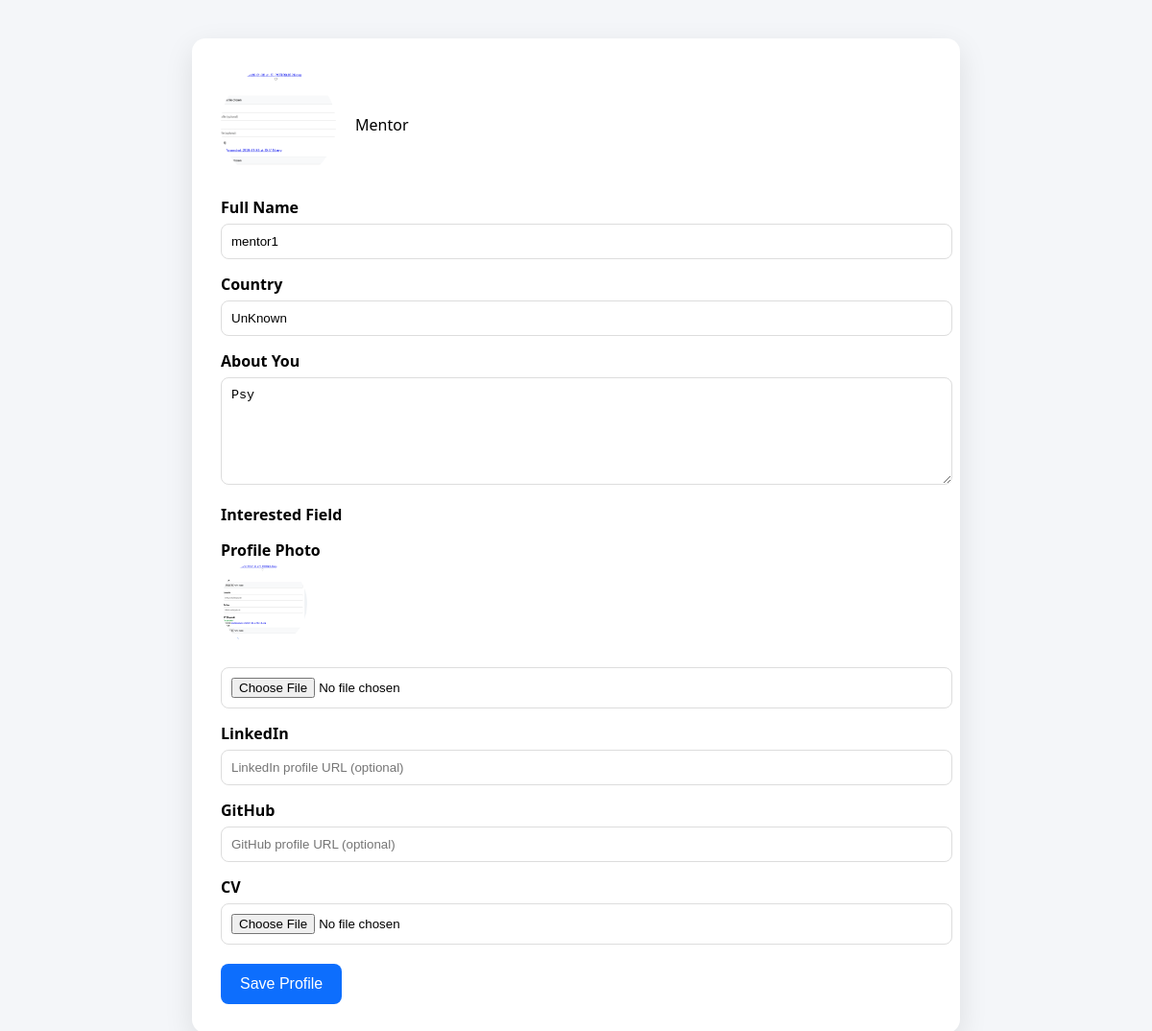
The page /mentor/profile/ (signed in) on the database as committed earlier.
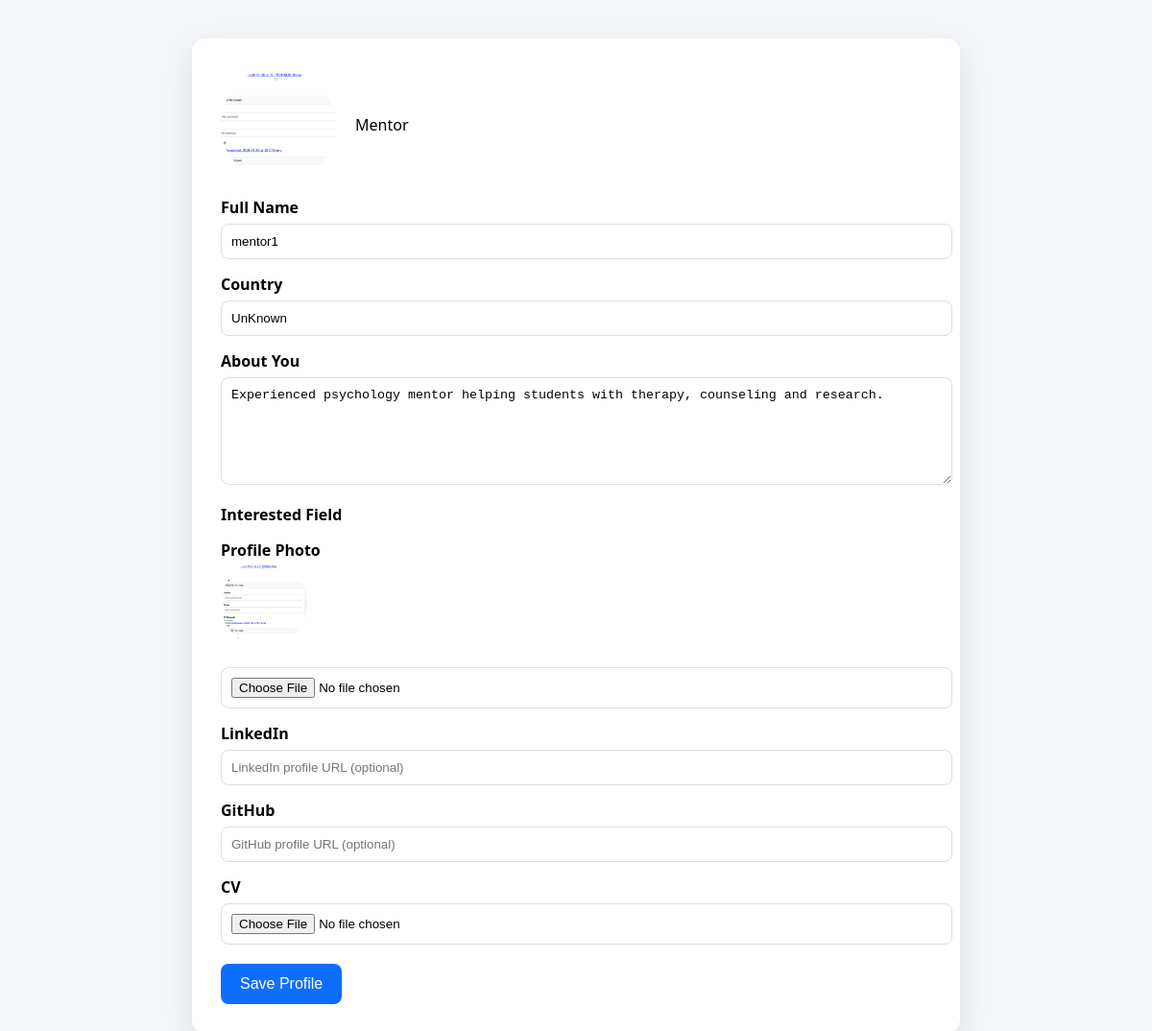
The same page on the database as committed later.
### core/models.py (models this page shows, shortened)
class Mentor(models.Model):
    user = models.OneToOneField(User, on_delete=models.CASCADE, related_name="mentor")
    name = models.CharField(max_length=120)
    profile_text = models.TextField()
    embedding = models.JSONField(null=True, blank=True)
    country = models.CharField(max_length=80)
    linkedin = models.URLField(blank=True, null=True)
    github = models.URLField(blank=True, null=True)
    cv = models.FileField(upload_to="cvs/", blank=True, null=True)
    profile_image = models.ImageField(upload_to="profiles/", blank=True, null=True)

### core/views.py (the view)
# urls.py: path("mentor/profile/", mentor_profile, name="mentor_profile"),
@login_required(login_url="/login/")
def mentor_profile(request):
    mentor = request.user.mentor
    if request.method == "POST":
        form = MentorProfileForm(request.POST, request.FILES, instance=mentor)
        if form.is_valid():
            form.save()
            return redirect("/mentor/dashboard/")
    else:
        form = MentorProfileForm(instance=mentor)
    return render(request, "mentor_profile.html", {"form": form})

### core/templates/mentor_profile.html (shortened to what this page needs)
{% load static %}
<!DOCTYPE html>
<html>
<head>
</head>
<body>
<div class="container">
<div class="card">
<div class="profile-header">
    {% if form.instance.profile_image %}
        <img src="{{ form.instance.profile_image.url }}">
    {% else %}
        <img src="{% static 'core/images/default-avatar.png' %}">
    {% endif %}
    <div>
        <p>Mentor</p>
    </div>
</div>
<form method="post" enctype="multipart/form-data">
    <label>Full Name</label>
    {{ form.name }}
     <label>Country</label>
    {{ form.country }}
    <label>About You</label>
    {{ form.profile_text }}
    <label>Interested Field</label>
    <label>Profile Photo</label>
    {% if form.instance.profile_image %}
        <img src="{{ form.instance.profile_image.url }}" style="width:90px;height:90px;border-radius:50%;margin-bottom:10px;">
    {% endif %}
    <input type="file" name="profile_image">
    <label>LinkedIn</label>
    {{ form.linkedin }}
    <label>GitHub</label>
    {{ form.github }}
    <label>CV</label>
    <input type="file" name="cv">
    <button type="submit">Save Profile</button>
</form>
</div>
</div>
</body>
</html>

Rows that differ between the two databases and show on the page:
changed Mentor "mentor1": profile_text "Psy" → "Experienced psychology mentor helping students with therapy, counseling and research."
